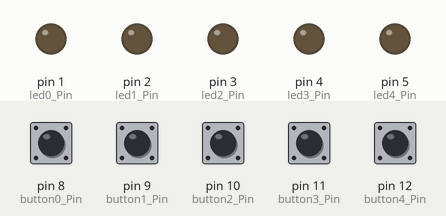
The sketch below on a simulated Arduino Uno, built with avr-gcc and run on an emulated ATmega328P. Parts: output pins drawn as LEDs (lit = HIGH). The inputs (shaded band) are chosen by the test bench; at power-on: pin 8 (button0_Pin), pin 9 (button1_Pin), pin 10 (button2_Pin), pin 11 (button3_Pin), pin 12 (button4_Pin) HIGH.

Above: at 1.2 s.
1.3 s: pin 8 (button0_Pin) pulled LOW for 0.15 s
At 1.37 s:
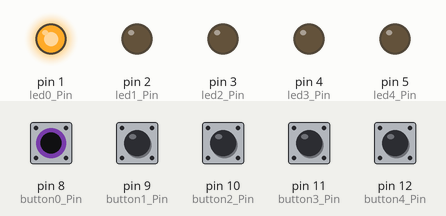
2.9 s: pin 9 (button1_Pin) pulled LOW for 0.15 s
At 2.97 s:
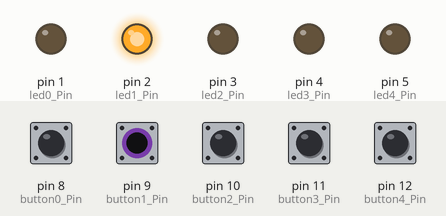
4.5 s: pin 10 (button2_Pin) pulled LOW for 0.15 s
At 4.57 s:
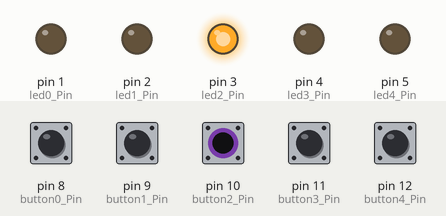
6.1 s: pin 11 (button3_Pin) pulled LOW for 0.15 s
At 6.17 s:
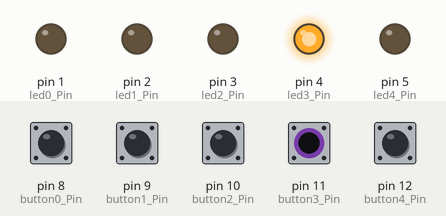
7.7 s: pin 12 (button4_Pin) pulled LOW for 0.15 s
At 7.77 s:
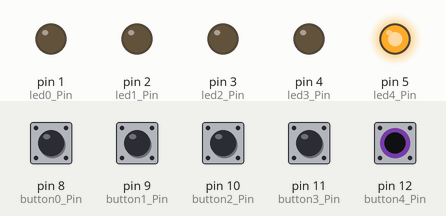
9.3 s: pin 8 (button0_Pin) driven LOW and pin 9 (button1_Pin) driven LOW
At 10.7 s:
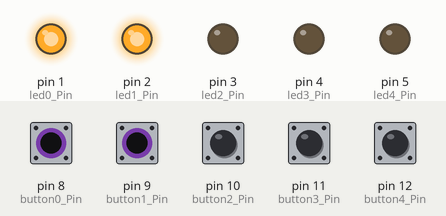
Timing chart, 0 to 11.8 s (numbered marks = the images above; inputs shaded):
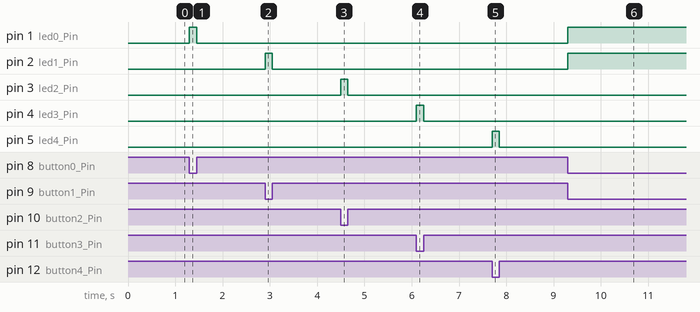

The sketch:

sketch_dec26e.ino
```cpp
int led0_Pin = 1;
int led1_Pin = 2;
int led2_Pin = 3;
int led3_Pin = 4;
int led4_Pin = 5;

int button0_Pin = 8;
int button1_Pin = 9;
int button2_Pin = 10;
int button3_Pin = 11;
int button4_Pin = 12;


void setup()
{
    pinMode(led0_Pin, OUTPUT);
    pinMode(led1_Pin, OUTPUT);
    pinMode(led2_Pin, OUTPUT);
    pinMode(led3_Pin, OUTPUT);
    pinMode(led4_Pin, OUTPUT);
    pinMode(button0_Pin, INPUT);
    pinMode(button1_Pin, INPUT);
    pinMode(button2_Pin, INPUT);
    pinMode(button3_Pin, INPUT);
    pinMode(button4_Pin, INPUT);
}

void loop()
{
  if(digitalRead(button0_Pin) == LOW){
    digitalWrite(led0_Pin,HIGH);
  }
  else{
    digitalWrite(led0_Pin,LOW);
  }
  if(digitalRead(button1_Pin) == LOW){
    digitalWrite(led1_Pin,HIGH);
  }
  else{
    digitalWrite(led1_Pin,LOW);
  }
  if(digitalRead(button2_Pin) == LOW){
    digitalWrite(led2_Pin,HIGH);
  }
  else{
    digitalWrite(led2_Pin,LOW);
  }
  if(digitalRead(button3_Pin) == LOW){
    digitalWrite(led3_Pin,HIGH);
  }
  else{
    digitalWrite(led3_Pin,LOW);
  }
  if(digitalRead(button4_Pin) == LOW){
    digitalWrite(led4_Pin,HIGH);
  }
  else{
    digitalWrite(led4_Pin,LOW);
  }
}
```

Measured:
- after the input at 1.3 s, pin 1 (led0_Pin): LOW → HIGH at once, → LOW 0.15 s later
- after the input at 2.9 s, pin 2 (led1_Pin): LOW → HIGH at once, → LOW 0.15 s later
- after the input at 4.5 s, pin 3 (led2_Pin): LOW → HIGH at once, → LOW 0.15 s later
- after the input at 6.1 s, pin 4 (led3_Pin): LOW → HIGH at once, → LOW 0.15 s later
- after the input at 7.7 s, pin 5 (led4_Pin): LOW → HIGH at once, → LOW 0.15 s later
- after the input at 9.3 s, pin 1 (led0_Pin), pin 2 (led1_Pin): LOW → HIGH at once
